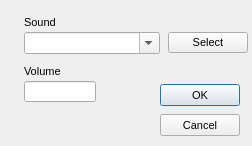
<?xml version="1.0"?>
<ui version="4.0">
  <class>SoundSourceDialog</class>
  <widget class="QDialog" name="IDD_SOUNDSOURCE_DIALOG">
    <property name="geometry">
      <rect>
        <x>0</x>
        <y>0</y>
        <width>252</width>
        <height>146</height>
      </rect>
    </property>
    <property name="windowTitle">
      <string>SoundSource Properties</string>
    </property>
    <property name="font">
      <font>
        <family>Liberation Sans</family>
        <pointsize>8</pointsize>
        <bold>false</bold>
        <italic>false</italic>
      </font>
    </property>
    <property name="enabled">
      <bool>true</bool>
    </property>
    <property name="windowFlags">
      <set>Qt::Dialog|Qt::WindowCloseButtonHint</set>
    </property>
    <property name="minimumSize">
      <size>
        <width>252</width>
        <height>146</height>
      </size>
    </property>
    <property name="maximumSize">
      <size>
        <width>252</width>
        <height>146</height>
      </size>
    </property>
    <widget class="QLabel" name="IDC_STATIC">
      <property name="geometry">
        <rect>
          <x>24</x>
          <y>16</y>
          <width>64</width>
          <height>13</height>
        </rect>
      </property>
      <property name="text">
        <string>Sound</string>
      </property>
      <property name="visible">
        <bool>true</bool>
      </property>
      <property name="enabled">
        <bool>true</bool>
      </property>
      <property name="alignment">
        <set>Qt::AlignLeft</set>
      </property>
    </widget>
    <widget class="QComboBox" name="IDC_SOUND_COMBO">
      <property name="maxVisibleItems">
        <number>7</number>
      </property>
      <property name="geometry">
        <rect>
          <x>24</x>
          <y>32</y>
          <width>136</width>
          <height>22</height>
        </rect>
      </property>
      <property name="visible">
        <bool>true</bool>
      </property>
      <property name="enabled">
        <bool>true</bool>
      </property>
      <property name="editable">
        <bool>true</bool>
      </property>
    </widget>
    <widget class="QPushButton" name="IDC_SELECT">
      <property name="geometry">
        <rect>
          <x>168</x>
          <y>32</y>
          <width>80</width>
          <height>21</height>
        </rect>
      </property>
      <property name="text">
        <string>Select</string>
      </property>
      <property name="visible">
        <bool>true</bool>
      </property>
      <property name="enabled">
        <bool>true</bool>
      </property>
      <property name="default">
        <bool>false</bool>
      </property>
      <property name="autoDefault">
        <bool>false</bool>
      </property>
    </widget>
    <widget class="QLabel" name="IDC_STATIC_2">
      <property name="geometry">
        <rect>
          <x>24</x>
          <y>65</y>
          <width>96</width>
          <height>16</height>
        </rect>
      </property>
      <property name="text">
        <string>Volume</string>
      </property>
      <property name="visible">
        <bool>true</bool>
      </property>
      <property name="enabled">
        <bool>true</bool>
      </property>
      <property name="alignment">
        <set>Qt::AlignLeft</set>
      </property>
    </widget>
    <widget class="QLineEdit" name="IDC_VOLUME">
      <property name="geometry">
        <rect>
          <x>24</x>
          <y>81</y>
          <width>72</width>
          <height>21</height>
        </rect>
      </property>
      <property name="visible">
        <bool>true</bool>
      </property>
      <property name="enabled">
        <bool>true</bool>
      </property>
    </widget>
    <widget class="QPushButton" name="IDOK">
      <property name="geometry">
        <rect>
          <x>160</x>
          <y>84</y>
          <width>80</width>
          <height>22</height>
        </rect>
      </property>
      <property name="text">
        <string>OK</string>
      </property>
      <property name="visible">
        <bool>true</bool>
      </property>
      <property name="enabled">
        <bool>true</bool>
      </property>
      <property name="default">
        <bool>true</bool>
      </property>
      <property name="autoDefault">
        <bool>true</bool>
      </property>
    </widget>
    <widget class="QPushButton" name="IDCANCEL">
      <property name="geometry">
        <rect>
          <x>160</x>
          <y>114</y>
          <width>80</width>
          <height>22</height>
        </rect>
      </property>
      <property name="text">
        <string>Cancel</string>
      </property>
      <property name="visible">
        <bool>true</bool>
      </property>
      <property name="enabled">
        <bool>true</bool>
      </property>
      <property name="default">
        <bool>false</bool>
      </property>
      <property name="autoDefault">
        <bool>false</bool>
      </property>
    </widget>
  </widget>
</ui>
